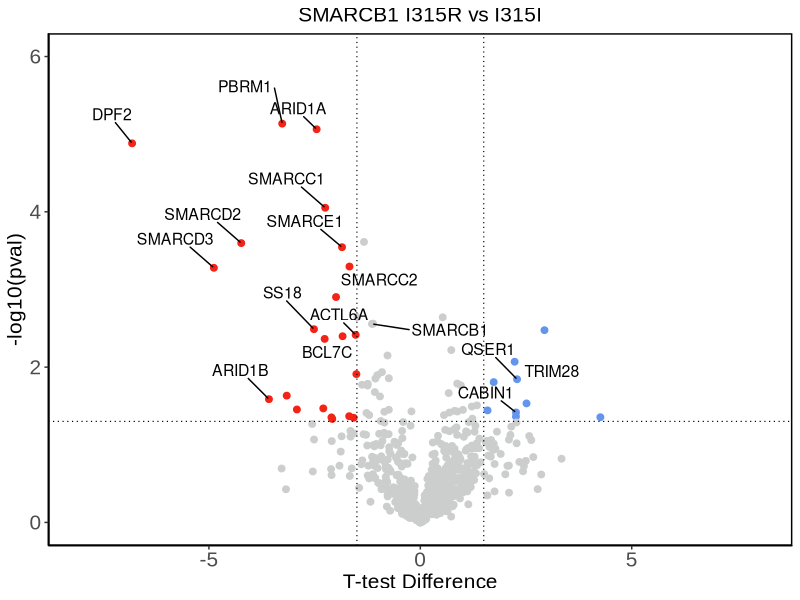
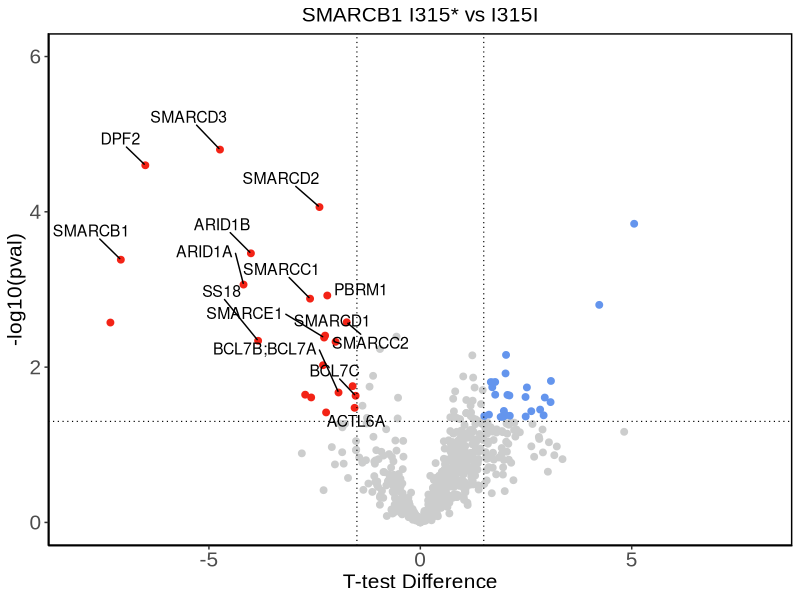
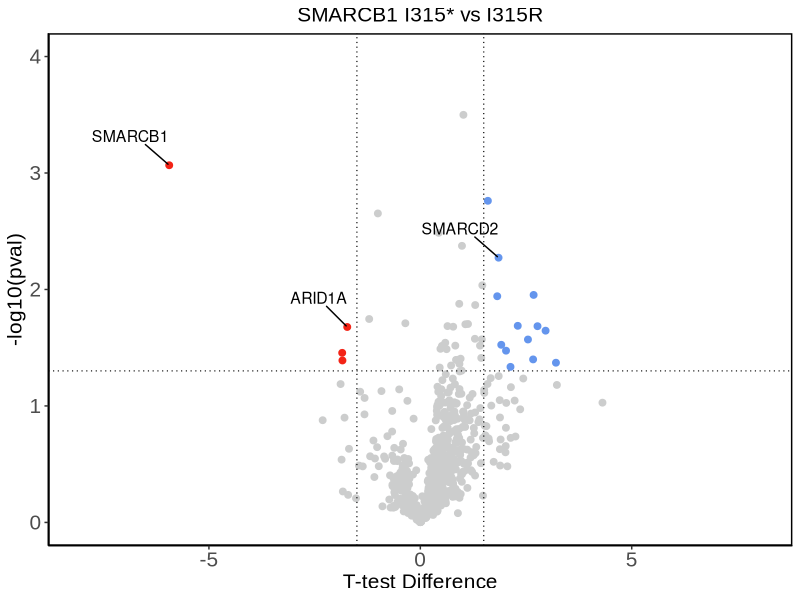
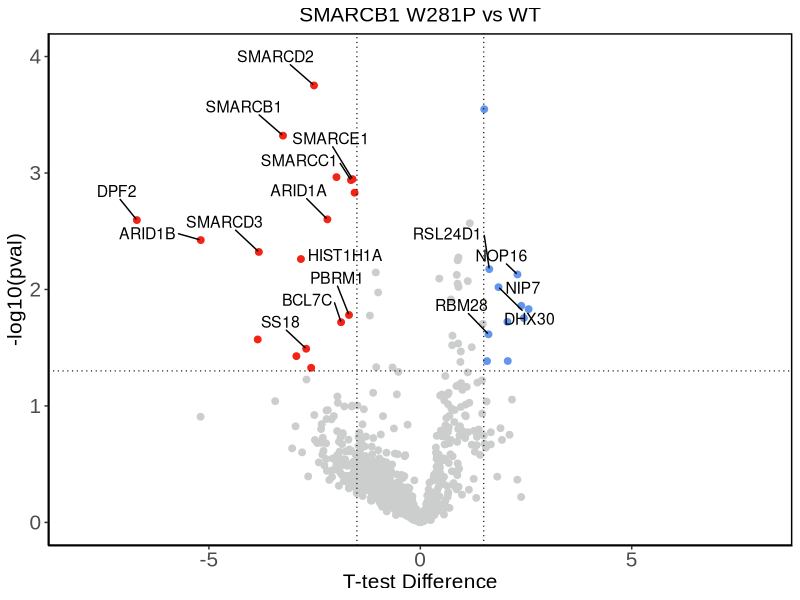
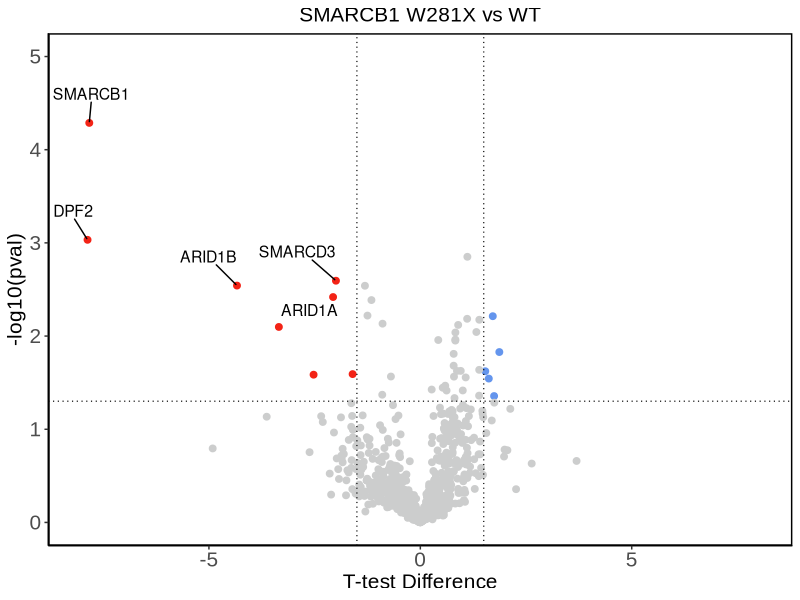
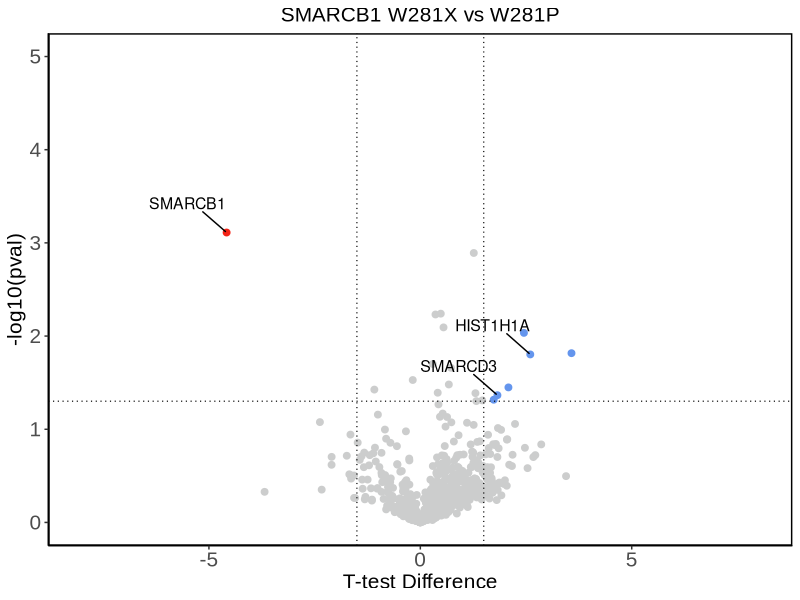
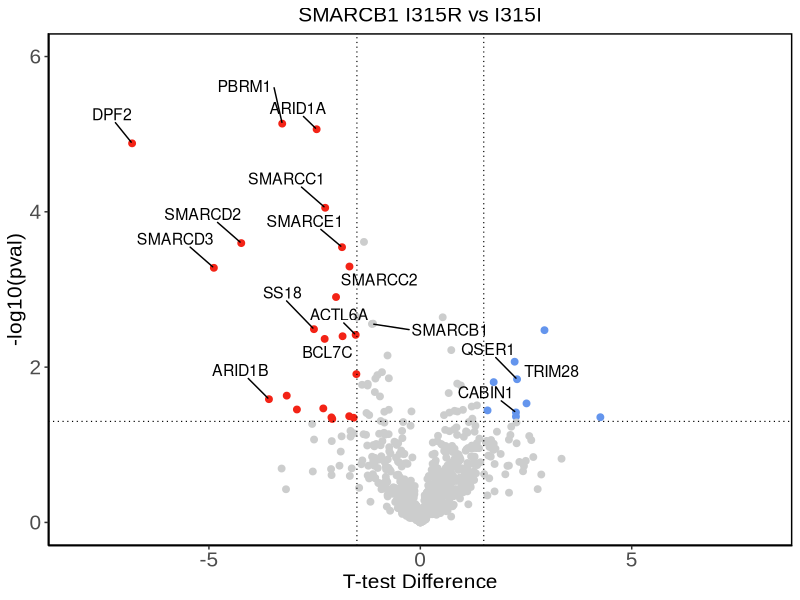
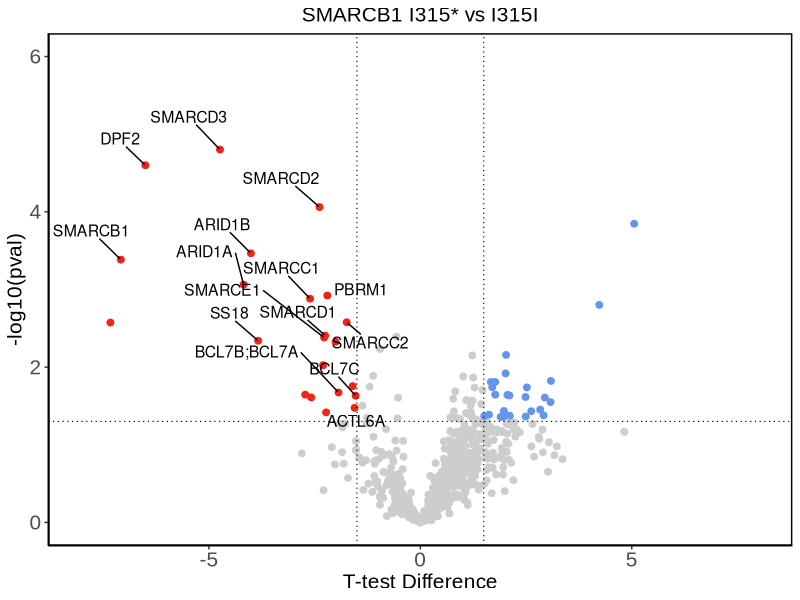

Source code (R) for these figures, in order:
## ---- chunk 1
library(readr)
library(ggplot2)
library(dplyr)
library(ggrepel)
library(writexl)

I315_ms <- read_tsv("./results/mass_spec/I315_statistical_analysis.tsv")

I315_ms$`N: Student's T-test Difference I315I_I315R` <- I315_ms$`N: Student's T-test Difference I315I_I315R` * -1

I315_ms$`N: Student's T-test Difference I315I_I315X` <- I315_ms$`N: Student's T-test Difference I315I_I315X` * -1

I315_ms$`N: Student's T-test Difference I315R_I315X` <- I315_ms$`N: Student's T-test Difference I315R_I315X` * -1

I315_ms <- I315_ms[,c(48,50,9,6,2,8,10,4,7,5,3,34,35,37,38,40,42)]

I315_ms <- I315_ms %>%
  rename(Accession = 'T: Majority protein IDs') %>%
  rename('Gene Symbol' = 'T: Gene names') %>%
  rename('L2FC_I315I_R1_LFQ' = 'Intensity 09') %>%
  rename('L2FC_I315I_R2_LFQ' = 'Intensity 06') %>%
  rename('L2FC_I315I_R3_LFQ' = 'Intensity 02') %>%
  rename('L2FC_I315R_R1_LFQ' = 'Intensity 08') %>%
  rename('L2FC_I315R_R2_LFQ' = 'Intensity 10') %>%
  rename('L2FC_I315R_R3_LFQ' = 'Intensity 04') %>%
  rename('L2FC_I315X_R1_LFQ' = 'Intensity 07') %>%
  rename('L2FC_I315X_R2_LFQ' = 'Intensity 05') %>%
  rename('L2FC_I315X_R3_LFQ' = 'Intensity 03')

write_xlsx(I315_ms, "./results/mass_spec/I315_ms_supp_data.xlsx")


#I315IvI315X

I315IvI315X_sig <- I315_ms %>%
  filter(I315_ms$`N: -Log Student's T-test p-value I315I_I315X` > 1.30102999566)

I315IvI315X_sig_up <- I315IvI315X_sig %>%
  filter(I315IvI315X_sig$`N: Student's T-test Difference I315I_I315X` < -1.5)

I315IvI315X_sig_up_clean <- I315IvI315X_sig_up %>% filter(!is.na(`Gene Symbol`))

I315IvI315X_sig_down <- I315IvI315X_sig %>%
  filter(I315IvI315X_sig$`N: Student's T-test Difference I315I_I315X` > 1.5)

I315IvI315X_sig_down_clean <- I315IvI315X_sig_down %>% filter(!is.na(`Gene Symbol`))

I315IvI315X_sig_final <- rbind(I315IvI315X_sig_down, I315IvI315X_sig_up)

I315IvI315X_sig_final2 <- I315IvI315X_sig_final[, c("N: -Log Student's T-test p-value I315I_I315X", "N: Student's T-test Difference I315I_I315X", "Gene Symbol")]

write_xlsx(I315IvI315X_sig_final2, "./results/mass_spec/I315IvI315X_sig_proteins.xlsx")


#I315IvI315R

I315IvI315R_sig <- I315_ms %>%
  filter(I315_ms$`N: -Log Student's T-test p-value I315I_I315R` > 1.30102999566)

I315IvI315R_sig_up <- I315IvI315R_sig %>%
  filter(I315IvI315R_sig$`N: Student's T-test Difference I315I_I315R` < -1.5)

I315IvI315R_sig_up_clean <- I315IvI315R_sig_up %>% filter(!is.na(`Gene Symbol`))

I315IvI315R_sig_down <- I315IvI315R_sig %>%
  filter(I315IvI315R_sig$`N: Student's T-test Difference I315I_I315R` > 1.5)

I315IvI315R_sig_down_clean <- I315IvI315R_sig_down %>% filter(!is.na(`Gene Symbol`))

I315IvI315R_sig_final <- rbind(I315IvI315R_sig_down, I315IvI315R_sig_up)

I315IvI315R_sig_final2 <- I315IvI315R_sig_final[, c("N: -Log Student's T-test p-value I315I_I315R", "N: Student's T-test Difference I315I_I315R", "Gene Symbol")]



write_xlsx(I315IvI315R_sig_final2, "./results/mass_spec/I315IvI315R_sig_proteins.xlsx")

#I315RvI315X

I315RvI315X_sig <- I315_ms %>%
  filter(I315_ms$`N: -Log Student's T-test p-value I315R_I315X` > 1.30102999566)

I315RvI315X_sig_up <- I315RvI315X_sig %>%
  filter(I315RvI315X_sig$`N: Student's T-test Difference I315R_I315X` < -1.5)

I315RvI315X_sig_up_clean <- I315RvI315X_sig_up %>% filter(!is.na(`Gene Symbol`))

I315RvI315X_sig_down <- I315RvI315X_sig %>%
  filter(I315RvI315X_sig$`N: Student's T-test Difference I315R_I315X` > 1.5)

I315RvI315X_sig_down_clean <- I315RvI315X_sig_down %>% filter(!is.na(`Gene Symbol`))

I315RvI315X_sig_final <- rbind(I315RvI315X_sig_down, I315RvI315X_sig_up)

I315RvI315X_sig_final2 <- I315RvI315X_sig_final[, c("N: -Log Student's T-test p-value I315R_I315X", "N: Student's T-test Difference I315R_I315X", "Gene Symbol")]

write_xlsx(I315RvI315X_sig_final2, "./results/mass_spec/I315RvI315X_sig_proteins.xlsx")


I315IvI315R_sig_up_clean_BAF <- I315IvI315R_sig %>%
  filter(I315IvI315R_sig$`Gene Symbol` == "ARID1A" |
         I315IvI315R_sig$`Gene Symbol` == "PBRM1" |
         I315IvI315R_sig$`Gene Symbol` == "SMARCD2" |
         I315IvI315R_sig$`Gene Symbol` == "ACTL6A" |
         I315IvI315R_sig$`Gene Symbol` == "SS18" |
         I315IvI315R_sig$`Gene Symbol` == "SMARCD3" |
         I315IvI315R_sig$`Gene Symbol` == "ARID1B" |
         I315IvI315R_sig$`Gene Symbol` == "SMARCC2" |
         I315IvI315R_sig$`Gene Symbol` == "DPF2" |
         I315IvI315R_sig$`Gene Symbol` == "SMARCC1" |
         I315IvI315R_sig$`Gene Symbol` == "SMARCC1" |
         I315IvI315R_sig$`Gene Symbol` == "SMARCE1" |
         I315IvI315R_sig$`Gene Symbol` == "BCL7C" |
         I315IvI315R_sig$`Gene Symbol` == "CABIN1" |
         I315IvI315R_sig$`Gene Symbol` == "TRIM28" |
         I315IvI315R_sig$`Gene Symbol` == "QSER1")





overlap_I315 <- intersect(I315IvI315R_sig_up$`Gene Symbol`, I315IvI315X_sig_up$`Gene Symbol`)


I315_ms <- I315_ms %>%
  mutate(Significance = case_when(
    `N: -Log Student's T-test p-value I315I_I315R` >= 1.30102999566 & 
    `N: Student's T-test Difference I315I_I315R` > 1.5 ~ "up",
    `N: -Log Student's T-test p-value I315I_I315R` >= 1.30102999566 & 
    `N: Student's T-test Difference I315I_I315R` < -1.5 ~ "down",
    TRUE ~ "nonsig"
  ))


g3 <- I315_ms %>%
  filter(I315_ms$`Gene Symbol` == "SMARCB1")


plot_I315R <- ggplot(data = I315_ms, aes(x = `N: Student's T-test Difference I315I_I315R`, y = `N: -Log Student's T-test p-value I315I_I315R`)) +
  geom_point(aes(color = Significance), size = 2) +
  theme_bw() +
  ylim(0, 6) +
  xlim(-8,8) +
  geom_point(data = g3, color = "#CCCDCD") +
  geom_text_repel(data = g3, label = g3$`Gene Symbol`, hjust = -0.5, vjust = 1, size = 4) +  # Adjust hjust for text positioning
  geom_text_repel(data = I315IvI315R_sig_up_clean_BAF, label = I315IvI315R_sig_up_clean_BAF$`Gene Symbol`, hjust = 1 ,vjust = -2, size = 4) +  # Adjust hjust for text positioning
  labs(title = "SMARCB1 I315R vs I315I", x = "T-test Difference", y = "-log10(pval)") +
  theme(text = element_text(family = "Arial", size = 15),
        axis.text = element_text(size = 15),
        plot.title = element_text(size = 15, hjust = 0.5)) +
  scale_color_manual(values = c("#F32316", "#CCCDCD", "#6495ED")) +
  theme(
    panel.grid.major = element_blank(),
    panel.grid.minor = element_blank(),
    axis.line = element_line(colour = "black"),
    panel.border = element_rect(colour = "black", fill = NA, size = 1)
  ) +
  geom_vline(xintercept = 1.5, linetype = "dotted", size = 0.4) +
  geom_vline(xintercept = -1.5, linetype = "dotted", size = 0.4) + 
  geom_hline(yintercept = 1.30102999566, linetype = "dotted", size = 0.4) +
  theme(legend.position = "none")

plot_I315R 



ggsave("./plots/mass_spec/I315RvsI315I_ms_volcano.tiff", plot =plot_I315R, width = 5, height = 5, dpi=600)

#ggsave("~/Documents/I315IvI315R_ms_volcano.tiff", plot = plot6, width = 5, height = 5, dpi=300)


I315_ms2 <- I315_ms %>%
  mutate(Significance = case_when(
    `N: -Log Student's T-test p-value I315I_I315X` >= 1.30102999566 & 
    `N: Student's T-test Difference I315I_I315X` > 1.5 ~ "up",
    `N: -Log Student's T-test p-value I315I_I315X` >= 1.30102999566 & 
    `N: Student's T-test Difference I315I_I315X` < -1.5 ~ "down",
    TRUE ~ "nonsig"
  ))


g4 <- I315_ms2 %>%
  filter(I315_ms2$`Gene Symbol` == "SMARCB1")



I315IvI315X_sig_up_clean_BAF <- I315IvI315X_sig_up_clean %>%
  filter(I315IvI315X_sig_up_clean$`Gene Symbol` == "ARID1A" |
         I315IvI315X_sig_up_clean$`Gene Symbol` == "PBRM1" |
         I315IvI315X_sig_up_clean$`Gene Symbol` == "SMARCD2" |
         I315IvI315X_sig_up_clean$`Gene Symbol` == "ACTL6A" |
         I315IvI315X_sig_up_clean$`Gene Symbol` == "SS18" |
         I315IvI315X_sig_up_clean$`Gene Symbol` == "SMARCD3" |
         I315IvI315X_sig_up_clean$`Gene Symbol` == "ARID1B" |
         I315IvI315X_sig_up_clean$`Gene Symbol` == "SMARCC2" |
         I315IvI315X_sig_up_clean$`Gene Symbol` == "DPF2" |
         I315IvI315X_sig_up_clean$`Gene Symbol` == "SMARCC1" |
         I315IvI315X_sig_up_clean$`Gene Symbol` == "SMARCE1" |
         I315IvI315X_sig_up_clean$`Gene Symbol` == "BCL7C" |
         I315IvI315X_sig_up_clean$`Gene Symbol` == "SMARCB1" |
         I315IvI315X_sig_up_clean$`Gene Symbol` == "SMARCD1" |  
         I315IvI315X_sig_up_clean$`Gene Symbol` == "BCL7B;BCL7A")




plot_I315X <- ggplot(data = I315_ms2, aes(x = `N: Student's T-test Difference I315I_I315X`, y = `N: -Log Student's T-test p-value I315I_I315X`)) +
  geom_point(aes(color = Significance), size = 2) +
  theme_bw() +
  ylim(0, 6) +
  xlim(-8,8) +
  geom_text_repel(data = I315IvI315X_sig_up_clean_BAF, label = I315IvI315X_sig_up_clean_BAF$`Gene Symbol`, hjust = 1 ,vjust = -2, size = 4) +  # Adjust hjust for text positioning
  labs(title = "SMARCB1 I315* vs I315I", x = "T-test Difference", y = "-log10(pval)") +
  theme(text = element_text(family = "Arial", size = 15),
        axis.text = element_text(size = 15),
        plot.title = element_text(size = 15, hjust = 0.5)) +
  scale_color_manual(values = c("#F32316", "#CCCDCD", "#6495ED")) +
  theme(
    panel.grid.major = element_blank(),
    panel.grid.minor = element_blank(),
    axis.line = element_line(colour = "black"),
    panel.border = element_rect(colour = "black", fill = NA, size = 1)
  ) +
  geom_vline(xintercept = 1.5, linetype = "dotted", size = 0.4) +
  geom_vline(xintercept = -1.5, linetype = "dotted", size = 0.4) + 
  geom_hline(yintercept = 1.30102999566, linetype = "dotted", size = 0.4) +
  theme(legend.position = "none")

plot_I315X

ggsave("./plots/mass_spec/I315XvsI315I_ms_volcano.tiff", plot =plot_I315X, width = 5, height = 5, dpi=600)



I315_ms3 <- I315_ms %>%
  mutate(Significance = case_when(
    `N: -Log Student's T-test p-value I315R_I315X` >= 1.30102999566 & 
    `N: Student's T-test Difference I315R_I315X` > 1.5 ~ "up",
    `N: -Log Student's T-test p-value I315R_I315X` >= 1.30102999566 & 
    `N: Student's T-test Difference I315R_I315X` < -1.5 ~ "down",
    TRUE ~ "nonsig"
  ))


I315RvI315X_sig_both <- rbind(I315RvI315X_sig_up_clean, I315RvI315X_sig_down_clean)


I315RvI315X_sig_up_clean_BAF <- I315RvI315X_sig_both %>%
  filter(I315RvI315X_sig_both$`Gene Symbol` == "ARID1A" |
         I315RvI315X_sig_both$`Gene Symbol` == "SMARCB1" |
         I315RvI315X_sig_both$`Gene Symbol` == "SMARCD2" )



plot_I315RvI315X <- ggplot(data = I315_ms3, aes(x = `N: Student's T-test Difference I315R_I315X`, y = `N: -Log Student's T-test p-value I315R_I315X`)) +
  geom_point(aes(color = Significance), size = 2) +
  theme_bw() +
  ylim(0, 4) +
  xlim(-8,8) +
  geom_text_repel(data = I315RvI315X_sig_up_clean_BAF, label = I315RvI315X_sig_up_clean_BAF$`Gene Symbol`, hjust = 1 ,vjust = -2, size = 4) +  # Adjust hjust for text positioning
  labs(title = "SMARCB1 I315* vs I315R", x = "T-test Difference", y = "-log10(pval)") +
  theme(text = element_text(family = "Arial", size = 15),
        axis.text = element_text(size = 15),
        plot.title = element_text(size = 15, hjust = 0.5)) +
  scale_color_manual(values = c("#F32316", "#CCCDCD", "#6495ED")) +
  theme(
    panel.grid.major = element_blank(),
    panel.grid.minor = element_blank(),
    axis.line = element_line(colour = "black"),
    panel.border = element_rect(colour = "black", fill = NA, size = 1)
  ) +
  geom_vline(xintercept = 1.5, linetype = "dotted", size = 0.4) +
  geom_vline(xintercept = -1.5, linetype = "dotted", size = 0.4) + 
  geom_hline(yintercept = 1.30102999566, linetype = "dotted", size = 0.4) +
  theme(legend.position = "none")

plot_I315RvI315X


ggsave("./plots/mass_spec/I315XvsI315R_ms_volcano.tiff", plot =plot_I315RvI315X, width = 5, height = 5, dpi=600)






## ---- chunk 2

W281_ms <- read_tsv("./results/mass_spec/W281_statistical_analysis.tsv")

W281_ms$`N: Student's T-test Difference WT281_W281P` <- W281_ms$`N: Student's T-test Difference WT281_W281P` * -1

W281_ms$`N: Student's T-test Difference WT281_W281X` <- W281_ms$`N: Student's T-test Difference WT281_W281X` * -1

W281_ms$`N: Student's T-test Difference W281P_W281X` <- W281_ms$`N: Student's T-test Difference W281P_W281X` * -1

W281_ms <- W281_ms[,c(44,46,8,7,5,10,2,9,4,6,3,34,35,37,38,40,41)]

W281_ms <- W281_ms %>%
  rename(Accession = 'T: Majority protein IDs') %>%
  rename('Gene Symbol' = 'T: Gene names') %>%
  rename('L2FC_WT_R1_LFQ' = 'Intensity 08') %>%
  rename('L2FC_WT_R2_LFQ' = 'Intensity 07') %>%
  rename('L2FC_WT_R3_LFQ' = 'Intensity 05') %>%
  rename('L2FC_W281P_R1_LFQ' = 'Intensity 10') %>%
  rename('L2FC_W281P_R2_LFQ' = 'Intensity 02') %>%
  rename('L2FC_W281P_R3_LFQ' = 'Intensity 09') %>%
  rename('L2FC_W281X_R1_LFQ' = 'Intensity 04') %>%
  rename('L2FC_W281X_R2_LFQ' = 'Intensity 06') %>%
  rename('L2FC_W281X_R3_LFQ' = 'Intensity 03')

write_xlsx(W281_ms, "./results/mass_spec/W281_ms_supp_data.xlsx")


#WT v W281*

WTvW281X_sig <- W281_ms %>%
  filter(W281_ms$`N: -Log Student's T-test p-value WT281_W281X` > 1.30102999566)

WTvW281X_sig_up <- WTvW281X_sig %>%
  filter(WTvW281X_sig$`N: Student's T-test Difference WT281_W281X` < -1.5)

WTvW281X_sig_up_clean <- WTvW281X_sig_up %>% filter(!is.na(`Gene Symbol`))

WTvW281X_sig_down <- WTvW281X_sig %>%
  filter(WTvW281X_sig$`N: Student's T-test Difference WT281_W281X` > 1.5)

WTvW281X_sig_down_clean <- WTvW281X_sig_down %>% filter(!is.na(`Gene Symbol`))

WTvW281X_sig_final <- rbind(WTvW281X_sig_down, WTvW281X_sig_up)

WTvW281X_sig_final2 <- WTvW281X_sig_final[, c("N: -Log Student's T-test p-value WT281_W281X", "N: Student's T-test Difference WT281_W281X", "Gene Symbol")]

write_xlsx(WTvW281X_sig_final2, "./results/mass_spec/WTvW281X_sig_proteins.xlsx")

#WT v W281P 

WTvW281P_sig <- W281_ms %>%
  filter(W281_ms$`N: -Log Student's T-test p-value WT281_W281P` > 1.30102999566)

WTvW281P_sig_up <- WTvW281P_sig %>%
  filter(WTvW281P_sig$`N: Student's T-test Difference WT281_W281P` < -1.5)

WTvW281P_sig_up_clean <- WTvW281P_sig_up %>% filter(!is.na(`Gene Symbol`))

WTvW281P_sig_down <- WTvW281P_sig %>%
  filter(WTvW281P_sig$`N: Student's T-test Difference WT281_W281P` > 1.5)

WTvW281P_sig_down_clean <- WTvW281P_sig_down %>% filter(!is.na(`Gene Symbol`))

WTvW281P_sig_final <- rbind(WTvW281P_sig_down, WTvW281P_sig_up)

WTvW281P_sig_final2 <- WTvW281P_sig_final[, c("N: -Log Student's T-test p-value WT281_W281P", "N: Student's T-test Difference WT281_W281P", "Gene Symbol")]

write_xlsx(WTvW281P_sig_final2, "./results/mass_spec/WTvW281P_sig_proteins.xlsx")



#W281P v W281X

W281PvW281X_sig <- W281_ms %>%
  filter(W281_ms$`N: -Log Student's T-test p-value W281P_W281X` > 1.30102999566)

W281PvW281X_sig_up <- W281PvW281X_sig %>%
  filter(W281PvW281X_sig$`N: Student's T-test Difference W281P_W281X` < -1.5)

W281PvW281X_sig_up_clean <- W281PvW281X_sig_up %>% filter(!is.na(`Gene Symbol`))

W281PvW281X_sig_down <- W281PvW281X_sig %>%
  filter(W281PvW281X_sig$`N: Student's T-test Difference W281P_W281X` > 1.5)

W281PvW281X_sig_down_clean <- W281PvW281X_sig_down %>% filter(!is.na(`Gene Symbol`))

W281PvW281X_sig_final <- rbind(W281PvW281X_sig_down, W281PvW281X_sig_up)

W281PvW281X_sig_final2 <- W281PvW281X_sig_final[, c("N: -Log Student's T-test p-value W281P_W281X", "N: Student's T-test Difference W281P_W281X", "Gene Symbol")]

write_xlsx(W281PvW281X_sig_final2, "./results/mass_spec/W281PvW281X_sig_proteins.xlsx")





WT281vW281P_sig_up_clean_BAF <- WTvW281P_sig %>%
  filter(WTvW281P_sig$`Gene Symbol` == "ARID1A" |
         WTvW281P_sig$`Gene Symbol` == "PBRM1" |
         WTvW281P_sig$`Gene Symbol` == "SMARCD2" |
         WTvW281P_sig$`Gene Symbol` == "SS18" |
         WTvW281P_sig$`Gene Symbol` == "SMARCD3" |
         WTvW281P_sig$`Gene Symbol` == "ARID1B" |
         WTvW281P_sig$`Gene Symbol` == "SMARCB1" |
         WTvW281P_sig$`Gene Symbol` == "DPF2" |
         WTvW281P_sig$`Gene Symbol` == "SMARCC1" |
         WTvW281P_sig$`Gene Symbol` == "SMARCE1" |
         WTvW281P_sig$`Gene Symbol` == "BCL7C" |
         WTvW281P_sig$`Gene Symbol` == "HIST1H1A" |
         WTvW281P_sig$`Gene Symbol` == "RBM28" |
         WTvW281P_sig$`Gene Symbol` == "RSL24D1" |
         WTvW281P_sig$`Gene Symbol` == "DHX30" |
         WTvW281P_sig$`Gene Symbol` == "NOP16" |
         WTvW281P_sig$`Gene Symbol` == "NIP7")




overlap_W281 <- intersect(WTvW281P_sig_up$`Gene Symbol`, WTvW281X_sig_up$`Gene Symbol`)


W281_ms <- W281_ms %>%
  mutate(Significance = case_when(
    `N: -Log Student's T-test p-value WT281_W281P` >= 1.30102999566 & 
    `N: Student's T-test Difference WT281_W281P` > 1.5 ~ "up",
    `N: -Log Student's T-test p-value WT281_W281P` >= 1.30102999566 & 
    `N: Student's T-test Difference WT281_W281P` < -1.5 ~ "down",
    TRUE ~ "nonsig"
  ))




plot_W281P <- ggplot(data = W281_ms, aes(x = `N: Student's T-test Difference WT281_W281P`, y = `N: -Log Student's T-test p-value WT281_W281P`)) +
  geom_point(aes(color = Significance), size = 2) +
  theme_bw() +
  ylim(0, 4) +
  xlim(-8,8) +
  geom_text_repel(data = WT281vW281P_sig_up_clean_BAF, label = WT281vW281P_sig_up_clean_BAF$`Gene Symbol`, hjust = 1 ,vjust = -2, size = 4) +  # Adjust hjust for text positioning
  labs(title = "SMARCB1 W281P vs WT", x = "T-test Difference", y = "-log10(pval)") +
  theme(text = element_text(family = "Arial", size = 15),
        axis.text = element_text(size = 15),
        plot.title = element_text(size = 15, hjust = 0.5)) +
  scale_color_manual(values = c("#F32316", "#CCCDCD", "#6495ED")) +
  theme(
    panel.grid.major = element_blank(),
    panel.grid.minor = element_blank(),
    axis.line = element_line(colour = "black"),
    panel.border = element_rect(colour = "black", fill = NA, size = 1)
  ) +
  geom_vline(xintercept = 1.5, linetype = "dotted", size = 0.4) +
  geom_vline(xintercept = -1.5, linetype = "dotted", size = 0.4) + 
  geom_hline(yintercept = 1.30102999566, linetype = "dotted", size = 0.4) +
  theme(legend.position = "none")

plot_W281P


ggsave("./plots/mass_spec/W281PvWT_ms_volcano.tiff", plot = plot_W281P, width = 5, height = 5, dpi=600)



W281_ms2 <- W281_ms %>%
  mutate(Significance = case_when(
    `N: -Log Student's T-test p-value WT281_W281X` >= 1.30102999566 & 
    `N: Student's T-test Difference WT281_W281X` > 1.5 ~ "up",
    `N: -Log Student's T-test p-value WT281_W281X` >= 1.30102999566 & 
    `N: Student's T-test Difference WT281_W281X` < -1.5 ~ "down",
    TRUE ~ "nonsig"
  ))


WT281vW281X_sig_up_clean_BAF <- WTvW281X_sig_up_clean %>%
  filter(WTvW281X_sig_up_clean$`Gene Symbol` == "ARID1A" |
         WTvW281X_sig_up_clean$`Gene Symbol` == "ARID1B" |
         WTvW281X_sig_up_clean$`Gene Symbol` == "SMARCB1" |
         WTvW281X_sig_up_clean$`Gene Symbol` == "DPF2" |
         WTvW281X_sig_up_clean$`Gene Symbol` == "SMARCD3")


plot_W281X <- ggplot(data = W281_ms2, aes(x = `N: Student's T-test Difference WT281_W281X`, y = `N: -Log Student's T-test p-value WT281_W281X`)) +
  geom_point(aes(color = Significance), size = 2) +
  theme_bw() +
  ylim(0, 5) +
  xlim(-8,8) +
  geom_text_repel(data = WT281vW281X_sig_up_clean_BAF, label = WT281vW281X_sig_up_clean_BAF$`Gene Symbol`, hjust = 1 ,vjust = -2, size = 4) +  # Adjust hjust for text positioning
  labs(title = "SMARCB1 W281X vs WT", x = "T-test Difference", y = "-log10(pval)") +
  theme(text = element_text(family = "Arial", size = 15),
        axis.text = element_text(size = 15),
        plot.title = element_text(size = 15, hjust = 0.5)) +
  scale_color_manual(values = c("#F32316", "#CCCDCD", "#6495ED")) +
  theme(
    panel.grid.major = element_blank(),
    panel.grid.minor = element_blank(),
    axis.line = element_line(colour = "black"),
    panel.border = element_rect(colour = "black", fill = NA, size = 1)
  ) +
  geom_vline(xintercept = 1.5, linetype = "dotted", size = 0.4) +
  geom_vline(xintercept = -1.5, linetype = "dotted", size = 0.4) + 
  geom_hline(yintercept = 1.30102999566, linetype = "dotted", size = 0.4) +
  theme(legend.position = "none")

plot_W281X

ggsave("./plots/mass_spec/W281XvWT_ms_volcano.tiff", plot = plot_W281X, width = 5, height = 5, dpi=600)



W281_ms3 <- W281_ms %>%
  mutate(Significance = case_when(
    `N: -Log Student's T-test p-value W281P_W281X` >= 1.30102999566 & 
    `N: Student's T-test Difference W281P_W281X` > 1.5 ~ "up",
    `N: -Log Student's T-test p-value W281P_W281X` >= 1.30102999566 & 
    `N: Student's T-test Difference W281P_W281X` < -1.5 ~ "down",
    TRUE ~ "nonsig"
  ))



W281PvW281X_sig_both <- rbind(W281PvW281X_sig_up_clean, W281PvW281X_sig_down_clean)

W281PvW281X_sig_up_clean_BAF <- W281PvW281X_sig_both %>%
  filter(W281PvW281X_sig_both$`Gene Symbol` == "SMARCB1" |
         W281PvW281X_sig_both$`Gene Symbol` == "HIST1H1A" |
         W281PvW281X_sig_both$`Gene Symbol` == "SMARCD3" )



plot_W281PvW281X <- ggplot(data = W281_ms3, aes(x = `N: Student's T-test Difference W281P_W281X`, y = `N: -Log Student's T-test p-value W281P_W281X`)) +
  geom_point(aes(color = Significance), size = 2) +
  theme_bw() +
  ylim(0, 5) +
  xlim(-8,8) +
  geom_text_repel(data = W281PvW281X_sig_up_clean_BAF, label = W281PvW281X_sig_up_clean_BAF$`Gene Symbol`, hjust = 1 ,vjust = -2, size = 4) +  # Adjust hjust for text positioning
  labs(title = "SMARCB1 W281X vs W281P", x = "T-test Difference", y = "-log10(pval)") +
  theme(text = element_text(family = "Arial", size = 15),
        axis.text = element_text(size = 15),
        plot.title = element_text(size = 15, hjust = 0.5)) +
  scale_color_manual(values = c("#F32316", "#CCCDCD", "#6495ED")) +
  theme(
    panel.grid.major = element_blank(),
    panel.grid.minor = element_blank(),
    axis.line = element_line(colour = "black"),
    panel.border = element_rect(colour = "black", fill = NA, size = 1)
  ) +
  geom_vline(xintercept = 1.5, linetype = "dotted", size = 0.4) +
  geom_vline(xintercept = -1.5, linetype = "dotted", size = 0.4) + 
  geom_hline(yintercept = 1.30102999566, linetype = "dotted", size = 0.4) +
  theme(legend.position = "none")

plot_W281PvW281X

ggsave("./plots/mass_spec/W281XvW281P_ms_volcano.tiff", plot = plot_W281PvW281X, width = 5, height = 5, dpi=600)

